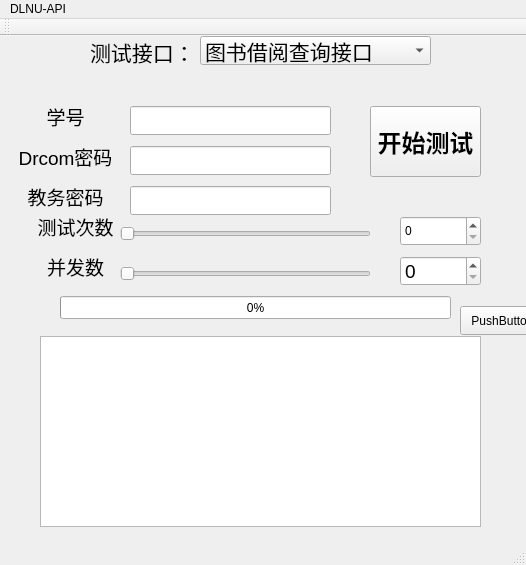
<?xml version="1.0" encoding="UTF-8"?>
<ui version="4.0">
 <class>MainWindow</class>
 <widget class="QMainWindow" name="MainWindow">
  <property name="geometry">
   <rect>
    <x>0</x>
    <y>0</y>
    <width>526</width>
    <height>565</height>
   </rect>
  </property>
  <property name="windowTitle">
   <string>MainWindow</string>
  </property>
  <widget class="QWidget" name="centralWidget">
   <widget class="QPushButton" name="btnStartTest">
    <property name="geometry">
     <rect>
      <x>370</x>
      <y>70</y>
      <width>111</width>
      <height>71</height>
     </rect>
    </property>
    <property name="font">
     <font>
      <pointsize>18</pointsize>
      <weight>75</weight>
      <bold>true</bold>
      <strikeout>false</strikeout>
     </font>
    </property>
    <property name="text">
     <string>开始测试</string>
    </property>
   </widget>
   <widget class="QLineEdit" name="stuid">
    <property name="geometry">
     <rect>
      <x>130</x>
      <y>70</y>
      <width>201</width>
      <height>29</height>
     </rect>
    </property>
   </widget>
   <widget class="QLineEdit" name="isp_pwd">
    <property name="geometry">
     <rect>
      <x>130</x>
      <y>110</y>
      <width>201</width>
      <height>29</height>
     </rect>
    </property>
    <property name="echoMode">
     <enum>QLineEdit::Password</enum>
    </property>
   </widget>
   <widget class="QTextBrowser" name="textBrowser">
    <property name="geometry">
     <rect>
      <x>40</x>
      <y>300</y>
      <width>441</width>
      <height>191</height>
     </rect>
    </property>
   </widget>
   <widget class="QLabel" name="label_uid">
    <property name="geometry">
     <rect>
      <x>20</x>
      <y>70</y>
      <width>91</width>
      <height>21</height>
     </rect>
    </property>
    <property name="font">
     <font>
      <pointsize>14</pointsize>
     </font>
    </property>
    <property name="layoutDirection">
     <enum>Qt::LeftToRight</enum>
    </property>
    <property name="frameShape">
     <enum>QFrame::NoFrame</enum>
    </property>
    <property name="text">
     <string>学号</string>
    </property>
    <property name="textFormat">
     <enum>Qt::AutoText</enum>
    </property>
    <property name="scaledContents">
     <bool>false</bool>
    </property>
    <property name="alignment">
     <set>Qt::AlignCenter</set>
    </property>
   </widget>
   <widget class="QLabel" name="label_uid_2">
    <property name="geometry">
     <rect>
      <x>20</x>
      <y>110</y>
      <width>91</width>
      <height>21</height>
     </rect>
    </property>
    <property name="font">
     <font>
      <pointsize>14</pointsize>
     </font>
    </property>
    <property name="layoutDirection">
     <enum>Qt::LeftToRight</enum>
    </property>
    <property name="frameShape">
     <enum>QFrame::NoFrame</enum>
    </property>
    <property name="text">
     <string>Drcom密码</string>
    </property>
    <property name="textFormat">
     <enum>Qt::AutoText</enum>
    </property>
    <property name="scaledContents">
     <bool>false</bool>
    </property>
    <property name="alignment">
     <set>Qt::AlignCenter</set>
    </property>
   </widget>
   <widget class="QLineEdit" name="urp_pwd">
    <property name="geometry">
     <rect>
      <x>130</x>
      <y>150</y>
      <width>201</width>
      <height>29</height>
     </rect>
    </property>
    <property name="echoMode">
     <enum>QLineEdit::Password</enum>
    </property>
   </widget>
   <widget class="QSlider" name="test_time_slider">
    <property name="geometry">
     <rect>
      <x>120</x>
      <y>190</y>
      <width>251</width>
      <height>16</height>
     </rect>
    </property>
    <property name="minimum">
     <number>1</number>
    </property>
    <property name="maximum">
     <number>3000</number>
    </property>
    <property name="orientation">
     <enum>Qt::Horizontal</enum>
    </property>
   </widget>
   <widget class="QLabel" name="label_uid_5">
    <property name="geometry">
     <rect>
      <x>30</x>
      <y>180</y>
      <width>91</width>
      <height>21</height>
     </rect>
    </property>
    <property name="font">
     <font>
      <pointsize>14</pointsize>
     </font>
    </property>
    <property name="layoutDirection">
     <enum>Qt::LeftToRight</enum>
    </property>
    <property name="frameShape">
     <enum>QFrame::NoFrame</enum>
    </property>
    <property name="text">
     <string>测试次数</string>
    </property>
    <property name="textFormat">
     <enum>Qt::AutoText</enum>
    </property>
    <property name="scaledContents">
     <bool>false</bool>
    </property>
    <property name="alignment">
     <set>Qt::AlignCenter</set>
    </property>
   </widget>
   <widget class="QPushButton" name="do_button">
    <property name="enabled">
     <bool>true</bool>
    </property>
    <property name="geometry">
     <rect>
      <x>460</x>
      <y>270</y>
      <width>85</width>
      <height>29</height>
     </rect>
    </property>
    <property name="text">
     <string>PushButton</string>
    </property>
   </widget>
   <widget class="QProgressBar" name="progressBar">
    <property name="geometry">
     <rect>
      <x>60</x>
      <y>260</y>
      <width>391</width>
      <height>23</height>
     </rect>
    </property>
    <property name="value">
     <number>0</number>
    </property>
   </widget>
   <widget class="QSpinBox" name="test_time_spinBox">
    <property name="geometry">
     <rect>
      <x>400</x>
      <y>180</y>
      <width>81</width>
      <height>30</height>
     </rect>
    </property>
   </widget>
   <widget class="QLabel" name="label_uid_3">
    <property name="geometry">
     <rect>
      <x>20</x>
      <y>150</y>
      <width>91</width>
      <height>21</height>
     </rect>
    </property>
    <property name="font">
     <font>
      <pointsize>14</pointsize>
     </font>
    </property>
    <property name="layoutDirection">
     <enum>Qt::LeftToRight</enum>
    </property>
    <property name="frameShape">
     <enum>QFrame::NoFrame</enum>
    </property>
    <property name="text">
     <string>教务密码</string>
    </property>
    <property name="textFormat">
     <enum>Qt::AutoText</enum>
    </property>
    <property name="scaledContents">
     <bool>false</bool>
    </property>
    <property name="alignment">
     <set>Qt::AlignCenter</set>
    </property>
   </widget>
   <widget class="QComboBox" name="comboBox">
    <property name="geometry">
     <rect>
      <x>200</x>
      <y>0</y>
      <width>231</width>
      <height>29</height>
     </rect>
    </property>
    <property name="font">
     <font>
      <pointsize>16</pointsize>
     </font>
    </property>
    <item>
     <property name="text">
      <string>图书借阅查询接口</string>
     </property>
    </item>
    <item>
     <property name="text">
      <string>获取校园网信息接口</string>
     </property>
    </item>
    <item>
     <property name="text">
      <string>校园网强制离线接口</string>
     </property>
    </item>
    <item>
     <property name="text">
      <string>校园网密码修改接口</string>
     </property>
    </item>
    <item>
     <property name="text">
      <string>个人基本信息接口</string>
     </property>
    </item>
    <item>
     <property name="text">
      <string>个人详细信息接口</string>
     </property>
    </item>
    <item>
     <property name="text">
      <string>查询全部成绩接口</string>
     </property>
    </item>
    <item>
     <property name="text">
      <string>查询近期成绩接口</string>
     </property>
    </item>
    <item>
     <property name="text">
      <string>查询补考成绩接口</string>
     </property>
    </item>
    <item>
     <property name="text">
      <string>获取个人全部课程接口</string>
     </property>
    </item>
    <item>
     <property name="text">
      <string>获取全校课程接口</string>
     </property>
    </item>
   </widget>
   <widget class="QLabel" name="label">
    <property name="geometry">
     <rect>
      <x>90</x>
      <y>0</y>
      <width>101</width>
      <height>31</height>
     </rect>
    </property>
    <property name="font">
     <font>
      <pointsize>16</pointsize>
     </font>
    </property>
    <property name="text">
     <string>测试接口：</string>
    </property>
   </widget>
   <widget class="QSpinBox" name="process_spinBox">
    <property name="geometry">
     <rect>
      <x>400</x>
      <y>220</y>
      <width>81</width>
      <height>30</height>
     </rect>
    </property>
    <property name="font">
     <font>
      <pointsize>14</pointsize>
     </font>
    </property>
   </widget>
   <widget class="QLabel" name="label_uid_6">
    <property name="geometry">
     <rect>
      <x>30</x>
      <y>220</y>
      <width>91</width>
      <height>21</height>
     </rect>
    </property>
    <property name="font">
     <font>
      <pointsize>14</pointsize>
     </font>
    </property>
    <property name="layoutDirection">
     <enum>Qt::LeftToRight</enum>
    </property>
    <property name="frameShape">
     <enum>QFrame::NoFrame</enum>
    </property>
    <property name="text">
     <string>并发数</string>
    </property>
    <property name="textFormat">
     <enum>Qt::AutoText</enum>
    </property>
    <property name="scaledContents">
     <bool>false</bool>
    </property>
    <property name="alignment">
     <set>Qt::AlignCenter</set>
    </property>
   </widget>
   <widget class="QSlider" name="process_slider">
    <property name="geometry">
     <rect>
      <x>120</x>
      <y>230</y>
      <width>251</width>
      <height>16</height>
     </rect>
    </property>
    <property name="minimum">
     <number>1</number>
    </property>
    <property name="maximum">
     <number>3000</number>
    </property>
    <property name="orientation">
     <enum>Qt::Horizontal</enum>
    </property>
   </widget>
  </widget>
  <widget class="QToolBar" name="mainToolBar">
   <attribute name="toolBarArea">
    <enum>TopToolBarArea</enum>
   </attribute>
   <attribute name="toolBarBreak">
    <bool>false</bool>
   </attribute>
  </widget>
  <widget class="QStatusBar" name="statusBar"/>
  <widget class="QMenuBar" name="menuBar">
   <property name="geometry">
    <rect>
     <x>0</x>
     <y>0</y>
     <width>526</width>
     <height>27</height>
    </rect>
   </property>
   <widget class="QMenu" name="menuDLNU_API">
    <property name="title">
     <string>DLNU-API</string>
    </property>
   </widget>
   <addaction name="menuDLNU_API"/>
  </widget>
 </widget>
 <layoutdefault spacing="6" margin="11"/>
 <resources/>
 <connections/>
</ui>
